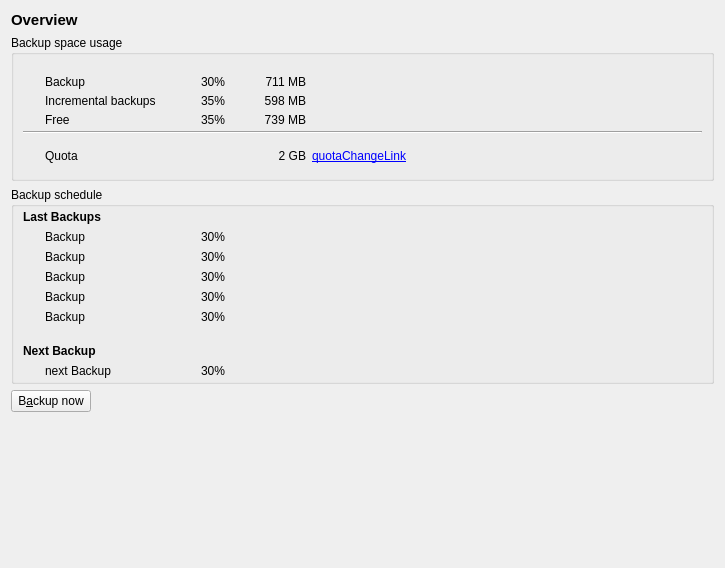
<?xml version="1.0" encoding="UTF-8"?>
<ui version="4.0">
 <class>OverviewForm</class>
 <widget class="QWidget" name="OverviewForm">
  <property name="geometry">
   <rect>
    <x>0</x>
    <y>0</y>
    <width>725</width>
    <height>568</height>
   </rect>
  </property>
  <property name="windowTitle">
   <string>Form</string>
  </property>
  <layout class="QVBoxLayout">
   <item>
    <layout class="QHBoxLayout">
     <item>
      <widget class="QLabel" name="labelTitle">
       <property name="font">
        <font>
         <pointsize>11</pointsize>
         <weight>75</weight>
         <bold>true</bold>
        </font>
       </property>
       <property name="text">
        <string>Overview</string>
       </property>
      </widget>
     </item>
     <item>
      <spacer>
       <property name="orientation">
        <enum>Qt::Horizontal</enum>
       </property>
       <property name="sizeHint" stdset="0">
        <size>
         <width>0</width>
         <height>0</height>
        </size>
       </property>
      </spacer>
     </item>
    </layout>
   </item>
   <item>
    <widget class="QGroupBox" name="groupBoxPatterns">
     <property name="title">
      <string>Backup space usage</string>
     </property>
     <layout class="QVBoxLayout">
      <property name="spacing">
       <number>0</number>
      </property>
      <property name="topMargin">
       <number>3</number>
      </property>
      <property name="bottomMargin">
       <number>3</number>
      </property>
      <item>
       <widget class="QLabel" name="labelSpaceAvailable">
        <property name="sizePolicy">
         <sizepolicy hsizetype="Expanding" vsizetype="Expanding">
          <horstretch>0</horstretch>
          <verstretch>0</verstretch>
         </sizepolicy>
        </property>
        <property name="minimumSize">
         <size>
          <width>16</width>
          <height>16</height>
         </size>
        </property>
        <property name="maximumSize">
         <size>
          <width>16777215</width>
          <height>16</height>
         </size>
        </property>
        <property name="frameShape">
         <enum>QFrame::NoFrame</enum>
        </property>
        <property name="frameShadow">
         <enum>QFrame::Plain</enum>
        </property>
        <property name="scaledContents">
         <bool>true</bool>
        </property>
       </widget>
      </item>
      <item>
       <layout class="QGridLayout">
        <property name="horizontalSpacing">
         <number>6</number>
        </property>
        <property name="verticalSpacing">
         <number>3</number>
        </property>
        <item row="0" column="1">
         <widget class="QLabel" name="labelTextBackup">
          <property name="minimumSize">
           <size>
            <width>150</width>
            <height>0</height>
           </size>
          </property>
          <property name="text">
           <string>Backup</string>
          </property>
         </widget>
        </item>
        <item row="1" column="1">
         <widget class="QLabel" name="labelTextSnapshot">
          <property name="text">
           <string>Incremental backups</string>
          </property>
         </widget>
        </item>
        <item row="2" column="1">
         <widget class="QLabel" name="labelTextFree">
          <property name="text">
           <string>Free</string>
          </property>
         </widget>
        </item>
        <item row="4" column="1">
         <widget class="QLabel" name="labelTextQuota">
          <property name="text">
           <string>Quota</string>
          </property>
         </widget>
        </item>
        <item row="0" column="2">
         <widget class="QLabel" name="labelSpacePercentBackup">
          <property name="text">
           <string>30%</string>
          </property>
         </widget>
        </item>
        <item row="1" column="2">
         <widget class="QLabel" name="labelSpacePercentSnapshot">
          <property name="text">
           <string>35%</string>
          </property>
         </widget>
        </item>
        <item row="2" column="2">
         <widget class="QLabel" name="labelSpacePercentFree">
          <property name="text">
           <string>35%</string>
          </property>
         </widget>
        </item>
        <item row="0" column="3">
         <widget class="QLabel" name="labelSpaceBackup">
          <property name="minimumSize">
           <size>
            <width>75</width>
            <height>0</height>
           </size>
          </property>
          <property name="text">
           <string>711 MB</string>
          </property>
          <property name="alignment">
           <set>Qt::AlignRight|Qt::AlignTrailing|Qt::AlignVCenter</set>
          </property>
         </widget>
        </item>
        <item row="4" column="3">
         <widget class="QLabel" name="labelSpaceQuota">
          <property name="minimumSize">
           <size>
            <width>75</width>
            <height>0</height>
           </size>
          </property>
          <property name="text">
           <string>2 GB</string>
          </property>
          <property name="alignment">
           <set>Qt::AlignRight|Qt::AlignTrailing|Qt::AlignVCenter</set>
          </property>
         </widget>
        </item>
        <item row="1" column="3">
         <widget class="QLabel" name="labelSpaceSnapshot">
          <property name="minimumSize">
           <size>
            <width>75</width>
            <height>0</height>
           </size>
          </property>
          <property name="text">
           <string>598 MB</string>
          </property>
          <property name="alignment">
           <set>Qt::AlignRight|Qt::AlignTrailing|Qt::AlignVCenter</set>
          </property>
         </widget>
        </item>
        <item row="2" column="3">
         <widget class="QLabel" name="labelSpaceFree">
          <property name="minimumSize">
           <size>
            <width>75</width>
            <height>0</height>
           </size>
          </property>
          <property name="text">
           <string>739 MB</string>
          </property>
          <property name="alignment">
           <set>Qt::AlignRight|Qt::AlignTrailing|Qt::AlignVCenter</set>
          </property>
         </widget>
        </item>
        <item row="0" column="4">
         <spacer>
          <property name="orientation">
           <enum>Qt::Horizontal</enum>
          </property>
          <property name="sizeHint" stdset="0">
           <size>
            <width>0</width>
            <height>0</height>
           </size>
          </property>
         </spacer>
        </item>
        <item row="1" column="4">
         <spacer>
          <property name="orientation">
           <enum>Qt::Horizontal</enum>
          </property>
          <property name="sizeHint" stdset="0">
           <size>
            <width>0</width>
            <height>0</height>
           </size>
          </property>
         </spacer>
        </item>
        <item row="2" column="4">
         <spacer>
          <property name="orientation">
           <enum>Qt::Horizontal</enum>
          </property>
          <property name="sizeHint" stdset="0">
           <size>
            <width>0</width>
            <height>0</height>
           </size>
          </property>
         </spacer>
        </item>
        <item row="3" column="0" colspan="5">
         <widget class="Line" name="line_3">
          <property name="orientation">
           <enum>Qt::Horizontal</enum>
          </property>
         </widget>
        </item>
        <item row="4" column="4">
         <widget class="QLabel" name="labelInfoChangeQuota">
          <property name="text">
           <string>&lt;a href=&quot;http://www.quotaChangeTemp.org&quot;&gt;quotaChangeLink&lt;/a&gt;</string>
          </property>
         </widget>
        </item>
        <item row="0" column="0">
         <widget class="QLabel" name="labelLegendBackup">
          <property name="sizePolicy">
           <sizepolicy hsizetype="Fixed" vsizetype="Fixed">
            <horstretch>0</horstretch>
            <verstretch>0</verstretch>
           </sizepolicy>
          </property>
          <property name="minimumSize">
           <size>
            <width>16</width>
            <height>16</height>
           </size>
          </property>
          <property name="maximumSize">
           <size>
            <width>16</width>
            <height>16</height>
           </size>
          </property>
          <property name="frameShape">
           <enum>QFrame::NoFrame</enum>
          </property>
          <property name="frameShadow">
           <enum>QFrame::Plain</enum>
          </property>
          <property name="scaledContents">
           <bool>true</bool>
          </property>
         </widget>
        </item>
        <item row="1" column="0">
         <widget class="QLabel" name="labelLegendSnapshot">
          <property name="sizePolicy">
           <sizepolicy hsizetype="Fixed" vsizetype="Fixed">
            <horstretch>0</horstretch>
            <verstretch>0</verstretch>
           </sizepolicy>
          </property>
          <property name="minimumSize">
           <size>
            <width>16</width>
            <height>16</height>
           </size>
          </property>
          <property name="maximumSize">
           <size>
            <width>16</width>
            <height>16</height>
           </size>
          </property>
          <property name="frameShape">
           <enum>QFrame::NoFrame</enum>
          </property>
          <property name="frameShadow">
           <enum>QFrame::Plain</enum>
          </property>
          <property name="scaledContents">
           <bool>true</bool>
          </property>
         </widget>
        </item>
        <item row="2" column="0">
         <widget class="QLabel" name="labelLegendFree">
          <property name="sizePolicy">
           <sizepolicy hsizetype="Fixed" vsizetype="Fixed">
            <horstretch>0</horstretch>
            <verstretch>0</verstretch>
           </sizepolicy>
          </property>
          <property name="minimumSize">
           <size>
            <width>16</width>
            <height>16</height>
           </size>
          </property>
          <property name="maximumSize">
           <size>
            <width>16</width>
            <height>16</height>
           </size>
          </property>
          <property name="frameShape">
           <enum>QFrame::NoFrame</enum>
          </property>
          <property name="frameShadow">
           <enum>QFrame::Plain</enum>
          </property>
          <property name="scaledContents">
           <bool>true</bool>
          </property>
         </widget>
        </item>
       </layout>
      </item>
     </layout>
    </widget>
   </item>
   <item>
    <widget class="QGroupBox" name="groupBoxSchedule">
     <property name="sizePolicy">
      <sizepolicy hsizetype="Expanding" vsizetype="Minimum">
       <horstretch>0</horstretch>
       <verstretch>0</verstretch>
      </sizepolicy>
     </property>
     <property name="baseSize">
      <size>
       <width>1</width>
       <height>0</height>
      </size>
     </property>
     <property name="title">
      <string>Backup schedule</string>
     </property>
     <property name="alignment">
      <set>Qt::AlignLeading|Qt::AlignLeft|Qt::AlignTop</set>
     </property>
     <property name="flat">
      <bool>false</bool>
     </property>
     <property name="checkable">
      <bool>false</bool>
     </property>
     <layout class="QVBoxLayout">
      <property name="spacing">
       <number>6</number>
      </property>
      <property name="sizeConstraint">
       <enum>QLayout::SetMinimumSize</enum>
      </property>
      <property name="topMargin">
       <number>3</number>
      </property>
      <property name="bottomMargin">
       <number>3</number>
      </property>
      <item>
       <widget class="QLabel" name="labelScheduleInfoTitleLastBackups">
        <property name="font">
         <font>
          <weight>75</weight>
          <bold>true</bold>
         </font>
        </property>
        <property name="text">
         <string>Last Backups</string>
        </property>
       </widget>
      </item>
      <item>
       <layout class="QHBoxLayout">
        <property name="spacing">
         <number>6</number>
        </property>
        <item>
         <widget class="QLabel" name="labelIconStatusLastBackup_0">
          <property name="sizePolicy">
           <sizepolicy hsizetype="Expanding" vsizetype="Expanding">
            <horstretch>1</horstretch>
            <verstretch>1</verstretch>
           </sizepolicy>
          </property>
          <property name="maximumSize">
           <size>
            <width>16</width>
            <height>16</height>
           </size>
          </property>
          <property name="frameShape">
           <enum>QFrame::NoFrame</enum>
          </property>
          <property name="frameShadow">
           <enum>QFrame::Plain</enum>
          </property>
          <property name="scaledContents">
           <bool>true</bool>
          </property>
         </widget>
        </item>
        <item>
         <widget class="QLabel" name="labelStatusLastBackup_0">
          <property name="minimumSize">
           <size>
            <width>150</width>
            <height>0</height>
           </size>
          </property>
          <property name="text">
           <string>Backup</string>
          </property>
         </widget>
        </item>
        <item>
         <widget class="QLabel" name="labelDateLastBackup_0">
          <property name="text">
           <string>30%</string>
          </property>
         </widget>
        </item>
        <item>
         <spacer>
          <property name="orientation">
           <enum>Qt::Horizontal</enum>
          </property>
          <property name="sizeHint" stdset="0">
           <size>
            <width>0</width>
            <height>0</height>
           </size>
          </property>
         </spacer>
        </item>
       </layout>
      </item>
      <item>
       <layout class="QHBoxLayout">
        <item>
         <widget class="QLabel" name="labelIconStatusLastBackup_1">
          <property name="sizePolicy">
           <sizepolicy hsizetype="Expanding" vsizetype="Expanding">
            <horstretch>1</horstretch>
            <verstretch>1</verstretch>
           </sizepolicy>
          </property>
          <property name="maximumSize">
           <size>
            <width>16</width>
            <height>16</height>
           </size>
          </property>
          <property name="frameShape">
           <enum>QFrame::NoFrame</enum>
          </property>
          <property name="frameShadow">
           <enum>QFrame::Plain</enum>
          </property>
          <property name="scaledContents">
           <bool>true</bool>
          </property>
         </widget>
        </item>
        <item>
         <widget class="QLabel" name="labelStatusLastBackup_1">
          <property name="minimumSize">
           <size>
            <width>150</width>
            <height>0</height>
           </size>
          </property>
          <property name="text">
           <string>Backup</string>
          </property>
         </widget>
        </item>
        <item>
         <widget class="QLabel" name="labelDateLastBackup_1">
          <property name="text">
           <string>30%</string>
          </property>
         </widget>
        </item>
        <item>
         <spacer>
          <property name="orientation">
           <enum>Qt::Horizontal</enum>
          </property>
          <property name="sizeHint" stdset="0">
           <size>
            <width>0</width>
            <height>0</height>
           </size>
          </property>
         </spacer>
        </item>
       </layout>
      </item>
      <item>
       <layout class="QHBoxLayout">
        <item>
         <widget class="QLabel" name="labelIconStatusLastBackup_2">
          <property name="sizePolicy">
           <sizepolicy hsizetype="Expanding" vsizetype="Expanding">
            <horstretch>1</horstretch>
            <verstretch>1</verstretch>
           </sizepolicy>
          </property>
          <property name="maximumSize">
           <size>
            <width>16</width>
            <height>16</height>
           </size>
          </property>
          <property name="frameShape">
           <enum>QFrame::NoFrame</enum>
          </property>
          <property name="frameShadow">
           <enum>QFrame::Plain</enum>
          </property>
          <property name="scaledContents">
           <bool>true</bool>
          </property>
         </widget>
        </item>
        <item>
         <widget class="QLabel" name="labelStatusLastBackup_2">
          <property name="minimumSize">
           <size>
            <width>150</width>
            <height>0</height>
           </size>
          </property>
          <property name="text">
           <string>Backup</string>
          </property>
         </widget>
        </item>
        <item>
         <widget class="QLabel" name="labelDateLastBackup_2">
          <property name="text">
           <string>30%</string>
          </property>
         </widget>
        </item>
        <item>
         <spacer>
          <property name="orientation">
           <enum>Qt::Horizontal</enum>
          </property>
          <property name="sizeHint" stdset="0">
           <size>
            <width>0</width>
            <height>0</height>
           </size>
          </property>
         </spacer>
        </item>
       </layout>
      </item>
      <item>
       <layout class="QHBoxLayout">
        <item>
         <widget class="QLabel" name="labelIconStatusLastBackup_3">
          <property name="sizePolicy">
           <sizepolicy hsizetype="Expanding" vsizetype="Expanding">
            <horstretch>1</horstretch>
            <verstretch>1</verstretch>
           </sizepolicy>
          </property>
          <property name="maximumSize">
           <size>
            <width>16</width>
            <height>16</height>
           </size>
          </property>
          <property name="frameShape">
           <enum>QFrame::NoFrame</enum>
          </property>
          <property name="frameShadow">
           <enum>QFrame::Plain</enum>
          </property>
          <property name="scaledContents">
           <bool>true</bool>
          </property>
         </widget>
        </item>
        <item>
         <widget class="QLabel" name="labelStatusLastBackup_3">
          <property name="minimumSize">
           <size>
            <width>150</width>
            <height>0</height>
           </size>
          </property>
          <property name="text">
           <string>Backup</string>
          </property>
         </widget>
        </item>
        <item>
         <widget class="QLabel" name="labelDateLastBackup_3">
          <property name="text">
           <string>30%</string>
          </property>
         </widget>
        </item>
        <item>
         <spacer>
          <property name="orientation">
           <enum>Qt::Horizontal</enum>
          </property>
          <property name="sizeHint" stdset="0">
           <size>
            <width>0</width>
            <height>0</height>
           </size>
          </property>
         </spacer>
        </item>
       </layout>
      </item>
      <item>
       <layout class="QHBoxLayout">
        <item>
         <widget class="QLabel" name="labelIconStatusLastBackup_4">
          <property name="sizePolicy">
           <sizepolicy hsizetype="Expanding" vsizetype="Expanding">
            <horstretch>1</horstretch>
            <verstretch>1</verstretch>
           </sizepolicy>
          </property>
          <property name="maximumSize">
           <size>
            <width>16</width>
            <height>16</height>
           </size>
          </property>
          <property name="frameShape">
           <enum>QFrame::NoFrame</enum>
          </property>
          <property name="frameShadow">
           <enum>QFrame::Plain</enum>
          </property>
          <property name="scaledContents">
           <bool>true</bool>
          </property>
         </widget>
        </item>
        <item>
         <widget class="QLabel" name="labelStatusLastBackup_4">
          <property name="minimumSize">
           <size>
            <width>150</width>
            <height>0</height>
           </size>
          </property>
          <property name="text">
           <string>Backup</string>
          </property>
         </widget>
        </item>
        <item>
         <widget class="QLabel" name="labelDateLastBackup_4">
          <property name="text">
           <string>30%</string>
          </property>
         </widget>
        </item>
        <item>
         <spacer>
          <property name="orientation">
           <enum>Qt::Horizontal</enum>
          </property>
          <property name="sizeHint" stdset="0">
           <size>
            <width>0</width>
            <height>0</height>
           </size>
          </property>
         </spacer>
        </item>
       </layout>
      </item>
      <item>
       <widget class="QLabel" name="labelScheduleInfoTitleNextBackup">
        <property name="font">
         <font>
          <weight>75</weight>
          <bold>true</bold>
         </font>
        </property>
        <property name="text">
         <string>
Next Backup</string>
        </property>
       </widget>
      </item>
      <item>
       <layout class="QHBoxLayout">
        <item>
         <widget class="QLabel" name="labelIconNextBackup">
          <property name="sizePolicy">
           <sizepolicy hsizetype="Expanding" vsizetype="Expanding">
            <horstretch>1</horstretch>
            <verstretch>1</verstretch>
           </sizepolicy>
          </property>
          <property name="maximumSize">
           <size>
            <width>16</width>
            <height>16</height>
           </size>
          </property>
          <property name="frameShape">
           <enum>QFrame::NoFrame</enum>
          </property>
          <property name="frameShadow">
           <enum>QFrame::Plain</enum>
          </property>
          <property name="scaledContents">
           <bool>true</bool>
          </property>
         </widget>
        </item>
        <item>
         <widget class="QLabel" name="labelNextBackup">
          <property name="minimumSize">
           <size>
            <width>150</width>
            <height>0</height>
           </size>
          </property>
          <property name="text">
           <string>next Backup</string>
          </property>
         </widget>
        </item>
        <item>
         <widget class="QLabel" name="labelDateNextBackup">
          <property name="text">
           <string>30%</string>
          </property>
         </widget>
        </item>
        <item>
         <spacer>
          <property name="orientation">
           <enum>Qt::Horizontal</enum>
          </property>
          <property name="sizeHint" stdset="0">
           <size>
            <width>0</width>
            <height>0</height>
           </size>
          </property>
         </spacer>
        </item>
       </layout>
      </item>
     </layout>
    </widget>
   </item>
   <item>
    <layout class="QHBoxLayout">
     <item>
      <widget class="QPushButton" name="btnBackupNow">
       <property name="text">
        <string>B&amp;ackup now</string>
       </property>
      </widget>
     </item>
     <item>
      <spacer>
       <property name="orientation">
        <enum>Qt::Horizontal</enum>
       </property>
       <property name="sizeHint" stdset="0">
        <size>
         <width>0</width>
         <height>0</height>
        </size>
       </property>
      </spacer>
     </item>
    </layout>
   </item>
   <item>
    <spacer name="bottomSpacer">
     <property name="orientation">
      <enum>Qt::Vertical</enum>
     </property>
     <property name="sizeHint" stdset="0">
      <size>
       <width>20</width>
       <height>40</height>
      </size>
     </property>
    </spacer>
   </item>
  </layout>
 </widget>
 <resources>
  <include location="resources/screen.qrc"/>
 </resources>
 <connections/>
</ui>
